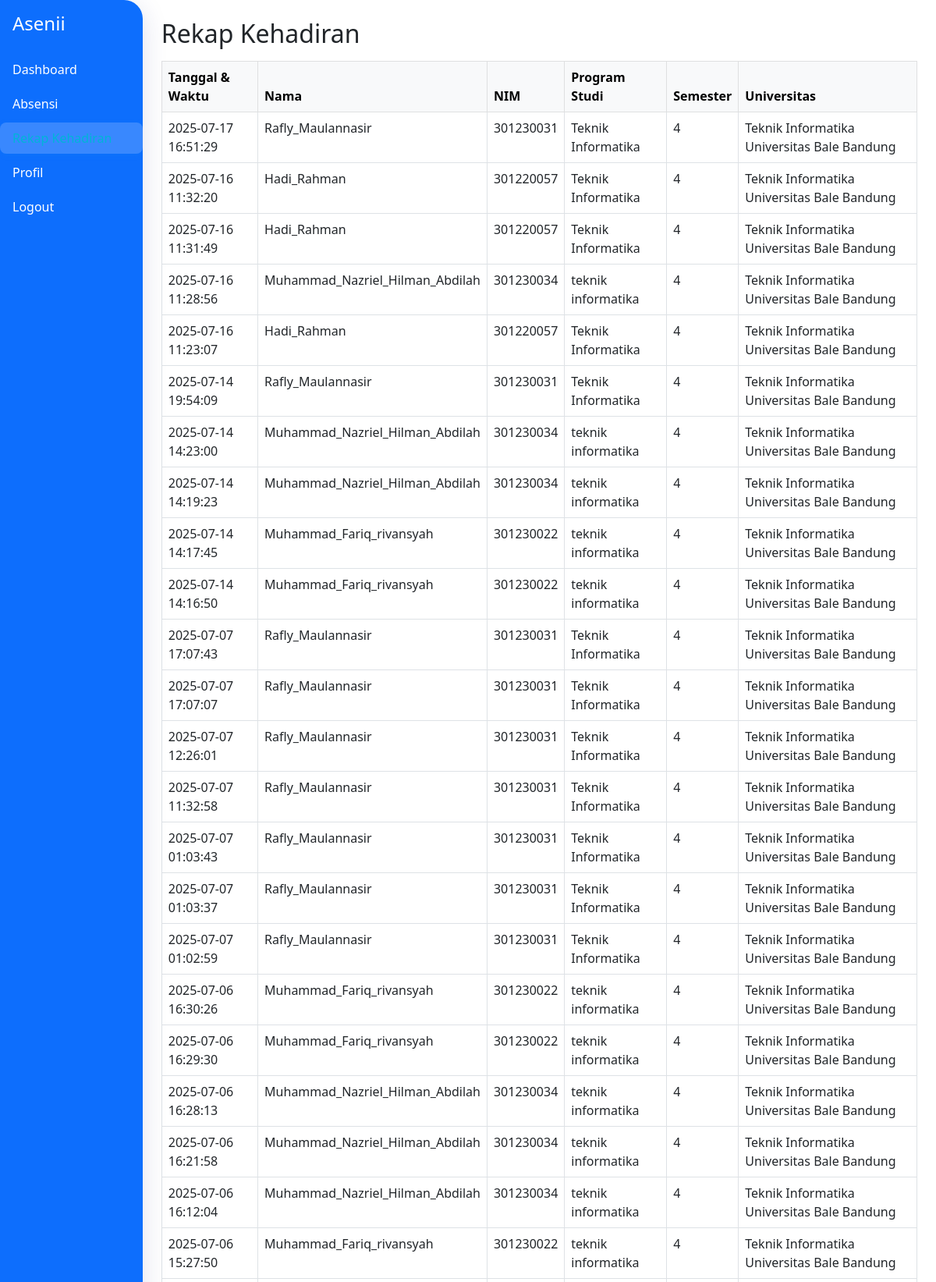
The app's page /rekap (upper part) with its own data.
### tables this page shows
CREATE TABLE attendance (
            id INTEGER PRIMARY KEY AUTOINCREMENT,
            user_id INTEGER NOT NULL,
            timestamp TEXT NOT NULL, status TEXT DEFAULT 'hadir', time_status TEXT DEFAULT 'hadir',
            FOREIGN KEY(user_id) REFERENCES users(id)
        );

CREATE TABLE users (
            id INTEGER PRIMARY KEY AUTOINCREMENT,
            nama TEXT NOT NULL,
            nim TEXT NOT NULL,
            prodi TEXT NOT NULL,
            semester TEXT NOT NULL,
            universitas TEXT NOT NULL
        );

### app.py (the view)
@app.route('/rekap')
def rekap():
    conn = get_db_connection()
    records = conn.execute('''
        SELECT a.timestamp, u.nama, u.nim, u.prodi, u.semester, u.universitas
        FROM attendance a
        JOIN users u ON a.user_id = u.id
        ORDER BY a.timestamp DESC
    ''').fetchall()
    conn.close()
    return render_template('rekap.html', records=records)

### db.py (called while the page is built)
def get_db_connection():
    conn = sqlite3.connect('database.db')
    conn.row_factory = sqlite3.Row
    return conn

### templates/rekap.html (shortened to what this page needs)
<!DOCTYPE html>
<html lang="id">
<head>
  <link href="https://cdn.jsdelivr.net/npm/bootstrap@5.3.0/dist/css/bootstrap.min.css" rel="stylesheet" />
  <link href="{{ url_for('static', filename='css/style.css') }}" rel="stylesheet">
</head>
<body>
<div class="d-flex">
  <nav class="sidebar bg-primary text-white fade-in smooth-transition">
    <h4 class="p-3">Asenii</h4>
    <ul class="nav flex-column">
      <li class="nav-item"><a class="nav-link" href="{{ url_for('index') }}">Dashboard</a></li>
      <li class="nav-item"><a class="nav-link" href="{{ url_for('attendance') }}">Absensi</a></li>
      <li class="nav-item"><a class="nav-link active" href="{{ url_for('rekap') }}">Rekap Kehadiran</a></li>
      <li class="nav-item"><a class="nav-link" href="{{ url_for('profile') }}">Profil</a></li>
      <li class="nav-item"><a class="nav-link" href="{{ url_for('login') }}">Logout</a></li>
    </ul>
  </nav>
  <main class="flex-fill p-4">
    <h2 class="fade-in">Rekap Kehadiran</h2>
    <table class="table table-bordered mt-3 slide-up smooth-transition">
      <thead class="table-light">
        <tr>
          <th>Tanggal & Waktu</th>
          <th>Nama</th>
          <th>NIM</th>
          <th>Program Studi</th>
          <th>Semester</th>
          <th>Universitas</th>
        </tr>
      </thead>
      <tbody>
        {% for record in records %}
        <tr>
          <td>{{ record['timestamp'] }}</td>
          <td>{{ record['nama'] }}</td>
          <td>{{ record['nim'] }}</td>
          <td>{{ record['prodi'] }}</td>
          <td>{{ record['semester'] }}</td>
          <td>{{ record['universitas'] }}</td>
        </tr>
        {% endfor %}
      </tbody>
    </table>
  </main>
</div>
</body>
</html>

### static/css/style.css (style rules this page uses)
.sidebar { width: 220px; min-height: 100vh; background: rgba(52, 58, 64, 0.7); backdrop-filter: blur(8px); box-shadow: 0 8px 32px 0 rgba(31, 38, 135, 0.15); border-radius: 0 24px 24px 0; transition: width 0.3s cubic-bezier(.4,0,.2,1), background 0.3s; overflow-x: hidden; }
.sidebar .nav-link { color: #fff; display: flex; align-items: center; gap: 12px; font-weight: 500; border-radius: 8px; margin-bottom: 4px; transition: background 0.2s, color 0.2s; }
.sidebar .nav-link.active, .sidebar .nav-link:hover { background: rgba(255,255,255,0.18); color: #00b4d8; box-shadow: 0 2px 8px rgba(0,180,216,0.08); }
.fade-in, .slide-up, .smooth-transition, .card, .btn, .sidebar, .modal, .alert, .widget, .fab, .header-bar { transition: all 0.25s cubic-bezier(.4,0,.2,1) !important; }
:root { --primary-soft: #00b4d8; --primary-grad: linear-gradient(135deg, #00b4d8 0%, #48cae4 100%); --secondary-soft: #f1f1f1; --danger-soft: #ffb3b3; --success-soft: #b2f0e6; --glass-bg: rgba(255,255,255,0.7); --glass-dark: rgba(34,34,51,0.85); }
.fade-in { animation: fadeInGlobal 0.7s cubic-bezier(.4,0,.2,1); }
.slide-up { animation: slideUp 0.6s cubic-bezier(.4,0,.2,1); }
.smooth-transition, .card, .btn, .sidebar, .modal, .alert { transition: all 0.25s cubic-bezier(.4,0,.2,1) !important; }
.sidebar { transition: background 0.3s, box-shadow 0.3s; }

### records on screen
attendance: timestamp "2025-07-17 16:51:29", nama "Rafly_Maulannasir", nim "301230031", prodi "Teknik Informatika", semester "4", universitas "Teknik Informatika Universitas Bale Bandung"
attendance: timestamp "2025-07-16 11:32:20", nama "Hadi_Rahman", nim "301220057", prodi "Teknik Informatika", semester "4", universitas "Teknik Informatika Universitas Bale Bandung"
attendance: timestamp "2025-07-16 11:31:49", nama "Hadi_Rahman", nim "301220057", prodi "Teknik Informatika", semester "4", universitas "Teknik Informatika Universitas Bale Bandung"
attendance: timestamp "2025-07-16 11:28:56", nama "Muhammad_Nazriel_Hilman_Abdilah", nim "301230034", prodi "teknik informatika", semester "4", universitas "Teknik Informatika Universitas Bale Bandung"
attendance: timestamp "2025-07-16 11:23:07", nama "Hadi_Rahman", nim "301220057", prodi "Teknik Informatika", semester "4", universitas "Teknik Informatika Universitas Bale Bandung"
attendance: timestamp "2025-07-14 19:54:09", nama "Rafly_Maulannasir", nim "301230031", prodi "Teknik Informatika", semester "4", universitas "Teknik Informatika Universitas Bale Bandung"
attendance: timestamp "2025-07-14 14:23:00", nama "Muhammad_Nazriel_Hilman_Abdilah", nim "301230034", prodi "teknik informatika", semester "4", universitas "Teknik Informatika Universitas Bale Bandung"
attendance: timestamp "2025-07-14 14:19:23", nama "Muhammad_Nazriel_Hilman_Abdilah", nim "301230034", prodi "teknik informatika", semester "4", universitas "Teknik Informatika Universitas Bale Bandung"
attendance: timestamp "2025-07-14 14:17:45", nama "Muhammad_Fariq_rivansyah", nim "301230022", prodi "teknik informatika", semester "4", universitas "Teknik Informatika Universitas Bale Bandung"
attendance: timestamp "2025-07-14 14:16:50", nama "Muhammad_Fariq_rivansyah", nim "301230022", prodi "teknik informatika", semester "4", universitas "Teknik Informatika Universitas Bale Bandung"
attendance: timestamp "2025-07-07 17:07:43", nama "Rafly_Maulannasir", nim "301230031", prodi "Teknik Informatika", semester "4", universitas "Teknik Informatika Universitas Bale Bandung"
attendance: timestamp "2025-07-07 17:07:07", nama "Rafly_Maulannasir", nim "301230031", prodi "Teknik Informatika", semester "4", universitas "Teknik Informatika Universitas Bale Bandung"
attendance: timestamp "2025-07-07 12:26:01", nama "Rafly_Maulannasir", nim "301230031", prodi "Teknik Informatika", semester "4", universitas "Teknik Informatika Universitas Bale Bandung"
attendance: timestamp "2025-07-07 11:32:58", nama "Rafly_Maulannasir", nim "301230031", prodi "Teknik Informatika", semester "4", universitas "Teknik Informatika Universitas Bale Bandung"
attendance: timestamp "2025-07-07 01:03:43", nama "Rafly_Maulannasir", nim "301230031", prodi "Teknik Informatika", semester "4", universitas "Teknik Informatika Universitas Bale Bandung"
attendance: timestamp "2025-07-07 01:03:37", nama "Rafly_Maulannasir", nim "301230031", prodi "Teknik Informatika", semester "4", universitas "Teknik Informatika Universitas Bale Bandung"
attendance: timestamp "2025-07-07 01:02:59", nama "Rafly_Maulannasir", nim "301230031", prodi "Teknik Informatika", semester "4", universitas "Teknik Informatika Universitas Bale Bandung"
attendance: timestamp "2025-07-06 16:30:26", nama "Muhammad_Fariq_rivansyah", nim "301230022", prodi "teknik informatika", semester "4", universitas "Teknik Informatika Universitas Bale Bandung"
attendance: timestamp "2025-07-06 16:29:30", nama "Muhammad_Fariq_rivansyah", nim "301230022", prodi "teknik informatika", semester "4", universitas "Teknik Informatika Universitas Bale Bandung"
attendance: timestamp "2025-07-06 16:28:13", nama "Muhammad_Nazriel_Hilman_Abdilah", nim "301230034", prodi "teknik informatika", semester "4", universitas "Teknik Informatika Universitas Bale Bandung"
attendance: timestamp "2025-07-06 16:21:58", nama "Muhammad_Nazriel_Hilman_Abdilah", nim "301230034", prodi "teknik informatika", semester "4", universitas "Teknik Informatika Universitas Bale Bandung"
attendance: timestamp "2025-07-06 16:12:04", nama "Muhammad_Nazriel_Hilman_Abdilah", nim "301230034", prodi "teknik informatika", semester "4", universitas "Teknik Informatika Universitas Bale Bandung"
attendance: timestamp "2025-07-06 15:27:50", nama "Muhammad_Fariq_rivansyah", nim "301230022", prodi "teknik informatika", semester "4", universitas "Teknik Informatika Universitas Bale Bandung"
